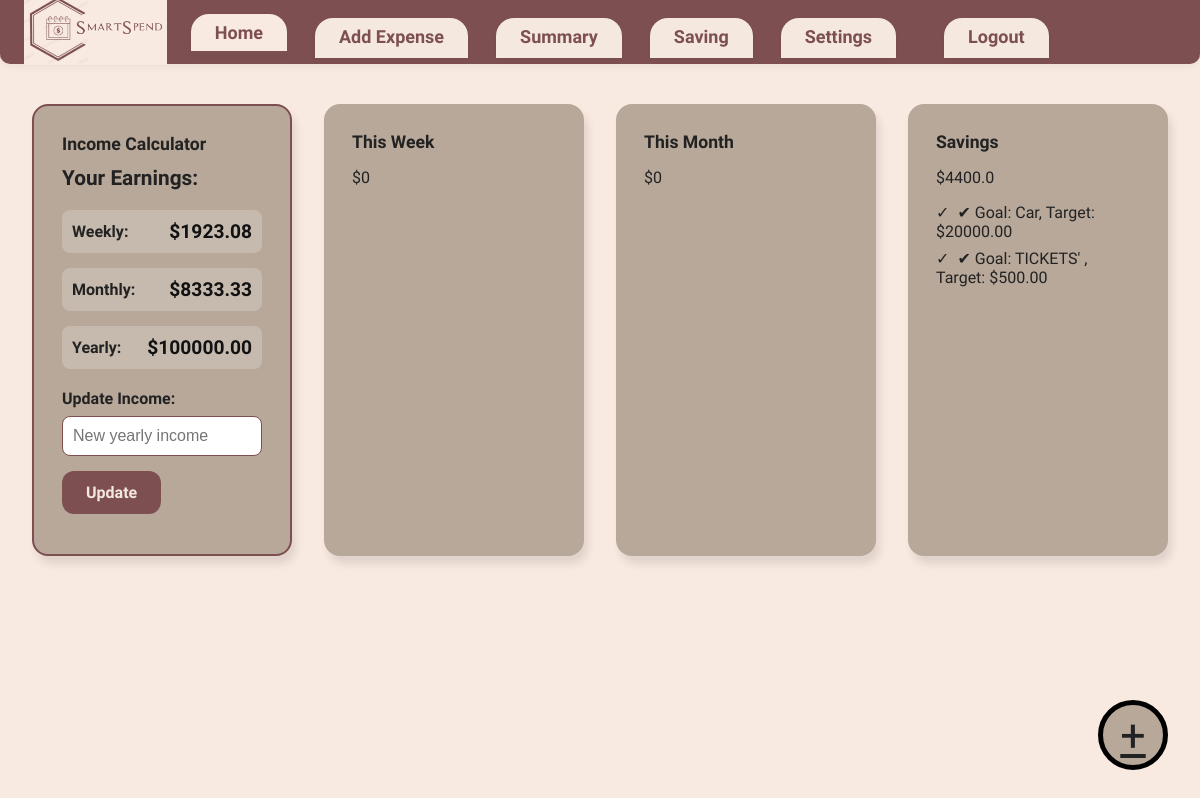
Page /home on the earlier database version.
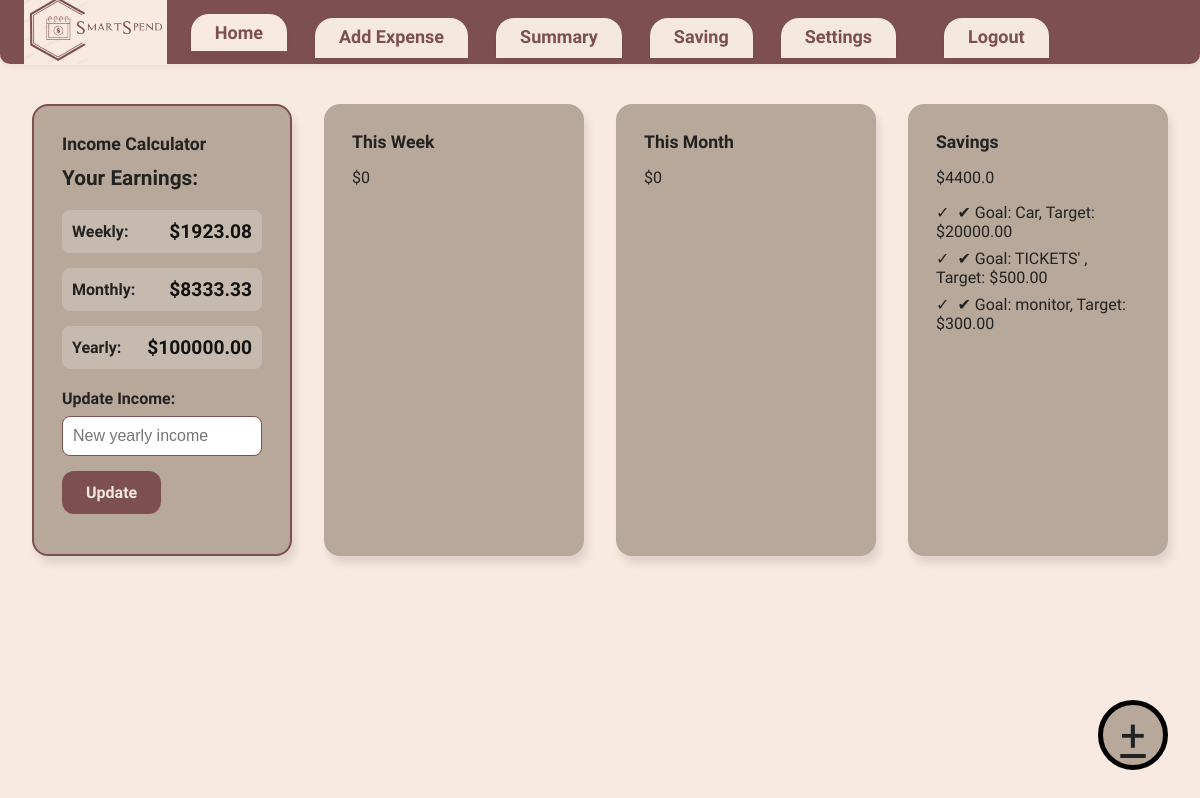
Same page on the later database version.
### tables this page shows
CREATE TABLE Income (
                        id INTEGER PRIMARY KEY AUTOINCREMENT,
                        yearly REAL,
                        monthly REAL,
                        weekly REAL
                    );

CREATE TABLE Goals (
                        id INTEGER PRIMARY KEY AUTOINCREMENT,
                        name TEXT,
                        target_amount REAL,
                        is_active BOOLEAN,
                        created_at TEXT,
                        updated_at TEXT
                    );

### app.py (the view)
@app.route('/home')
def home():
    with db_manager.connect() as conn:
        c = conn.cursor()
        c.execute('SELECT yearly FROM Income ORDER BY id DESC LIMIT 1')
        result = c.fetchone()
        yearly = result[0] if result else None
        monthly = round(yearly / 12, 2) if yearly else None
        weekly = round(yearly / 52, 2) if yearly else None
        c.execute('''
            SELECT 'week' as period, SUM(amount) as total
            FROM Expenses
            WHERE date >= date("now", "-7 day") AND category != "saving"
            UNION ALL
            SELECT 'month' as period, SUM(amount) as total
            FROM Expenses
            WHERE strftime("%Y-%m", date) = strftime("%Y-%m", "now") AND category != "saving"
        ''')
        period_totals = c.fetchall()
        total_week = period_totals[0][1] or 0 if len(period_totals) > 0 else 0
        total_month = period_totals[1][1] or 0 if len(period_totals) > 1 else 0
        c.execute('SELECT SUM(amount) FROM Expenses WHERE category = "saving"')
        total_saved = c.fetchone()[0] or 0
        c.execute('''
            SELECT 'week' as period, category, SUM(amount) as total
            FROM Expenses
            WHERE date >= date("now", "-7 day") AND category != "saving"
            GROUP BY category
            UNION ALL
            SELECT 'month' as period, category, SUM(amount) as total
            FROM Expenses
            WHERE strftime("%Y-%m", date) = strftime("%Y-%m", "now") AND category != "saving"
            GROUP BY category
        ''')
        all_category_summaries = c.fetchall()
        week_category_summary = [(cat, total) for period, cat, total in all_category_summaries if period == 'week']
        month_category_summary = [(cat, total) for period, cat, total in all_category_summaries if period == 'month']
        c.execute('SELECT name, target_amount FROM Goals WHERE is_active = 1 LIMIT 1')
        active_goal = c.fetchone()
        active_goal_name = active_goal[0] if active_goal else None
        active_goal_target = active_goal[1] if active_goal else None
        c.execute('SELECT name, target_amount FROM Goals')
        all_goals = c.fetchall()
    return render_template('home.html', yearly=yearly, monthly=monthly, weekly=weekly,
                           total_week=total_week, total_month=total_month, total_saved=total_saved,
                           week_category_summary=week_category_summary,
                           month_category_summary=month_category_summary,
                           active_goal_name=active_goal_name,
                           active_goal_target=active_goal_target,
                           all_goals=all_goals)

### app.py (called while the page is built)
    @contextmanager
    def connect(self):
        if not hasattr(self._local, 'connection'):
            self._local.connection = sqlite3.connect(self.db_name, check_same_thread=False)
            self._local.connection.row_factory = sqlite3.Row
        try:
            yield self._local.connection
        except Exception:
            self._local.connection.rollback()
            raise
        else:
            self._local.connection.commit()

### templates/home.html (shortened to what this page needs)
<!DOCTYPE html>
<html lang="en">
<head>
  <link rel="stylesheet" href="{{ url_for('static', filename='home.css') }}">
</head>
<body>
    <header class="navbar">
        <img src="{{ url_for('static', filename='logo.png') }}" alt="SmartSpend Logo" class="nav-logo">
    <nav>
        <a href="/home" class="active">Home</a>
        <a href="/add" >Add Expense</a>
        <a href="/summary">Summary</a>
        <a href="/saving">Saving</a>
        <a href="/settings">Settings</a>
        <a href="/logout" style="float: right; margin-left: 20px;">Logout</a>
    </nav>
    </header>
    <main>
    <div class="dashboard">
      <section class="card income-calculator">
        <h2>Income Calculator</h2>
        {% if yearly %}
        <div class="income-display">
          <h3>Your Earnings:</h3>
          <div class="earnings-grid">
            <div class="earning-item">
              <span class="earning-label">Weekly:</span>
              <span class="earning-value">${{ "%.2f"|format(weekly) }}</span>
            </div>
            <div class="earning-item">
              <span class="earning-label">Monthly:</span>
              <span class="earning-value">${{ "%.2f"|format(monthly) }}</span>
            </div>
            <div class="earning-item">
              <span class="earning-label">Yearly:</span>
              <span class="earning-value">${{ "%.2f"|format(yearly) }}</span>
            </div>
          </div>
          <form action="/update-income" method="POST" style="margin-top: 20px;">
            <label for="new-income">Update Income:</label>
            <input type="number" name="income" id="new-income" placeholder="New yearly income" required>
            <button type="submit" class="save-btn">Update</button>
          </form>
        </div>
        {% else %}
        <form action="/set-income" method="POST" class="income-form">
          <label for="yearly-income">Enter Your Yearly Income:</label>
          <input type="number" name="income" id="yearly-income" placeholder="e.g., 50000" step="0.01" required>
          <button type="submit" class="save-btn">Save Income</button>
        </form>
        {% endif %}
      </section>
      <section class="card">
        <h2>This Week</h2>
        <p>${{ total_week }}</p>
      </section>
      <section class="card">
        <h2>This Month</h2>
        <p>${{ total_month }}</p>
      </section>
      <section class="card">
        <h2>Savings</h2>
        <p>${{ total_saved }}</p>
        {% if all_goals %}
        <ul class="category-summary">
            {% for goal in all_goals %}
            <li>✔ Goal: {{ goal[0] }}, Target: ${{ "%.2f"|format(goal[1]) }}</li>
            {% endfor %}
        </ul>
        {% endif %}
      </section>
    <a href="/add" class="floating-btn">+</a>
  </main>
</body>
</html>

### static/home.css (style rules this page uses)
body, html { margin: 0; padding: 0; height: 100%; font-family: 'Work Sans', sans-serif; background-color: #F9EAE1; }
.navbar { background-color: #7D4F50; display: flex; align-items: center; justify-content: flex-start; padding: 0; height: 60px; border-bottom: 4px solid #7D4F50; border-radius: 0 0 10px 10px; box-shadow: 0 2px 8px rgba(0,0,0,0.06); }
.nav-logo { height: 70px; margin-left: 24px; margin-right: 24px; }
.navbar nav { display: flex; gap: 18px; }
.navbar nav a { color: #7D4F50; text-decoration: none; font-size: 18px; font-family: 'Baloo Bhai', cursive; font-weight: 700; background: #f5e9df; border-radius: 18px 18px 0 0; padding: 8px 24px; margin-right: 10px; box-shadow: 0 2px 4px rgba(0,0,0,0.04); border: none; transition: background 0.2s; position: relative; top: 8px; }
.navbar nav a.active, .navbar nav a:focus { background: #F9EAE1; color: #7D4F50; border-bottom: 3px solid #7D4F50; top: 4px; }
.dashboard { display: flex; gap: 32px; margin-bottom: 40px; margin-top: 40px; justify-content: center; padding-left: 40px; padding-right: 40px; max-width: 1200px; margin-left: auto; margin-right: auto; }
.dashboard .card { background-color: #b7a89a; border-radius: 16px; box-shadow: 4px 8px 8px rgba(0,0,0,0.10); padding: 28px 28px 40px 28px; width: 100%; min-width: 260px; max-width: 350px; box-sizing: border-box; color: #222; font-family: 'Work Sans', sans-serif; position: relative; }
.card h2 { margin: 0 0 12px 0; font-size: 1.1em; font-family: 'Baloo Bhai', cursive; font-weight: 700; color: #222; }
.card ul { list-style: none; padding: 0; margin: 0; }
.card ul li { margin-bottom: 8px; font-size: 1em; color: #222; }
.card ul li:before { content: "✓"; color: #222; margin-right: 8px; font-size: 1em; }
.income-calculator { background-color: #b7a89a; border: 2px solid #7D4F50; }
.income-display h3 { margin: 0 0 20px 0; font-family: 'Baloo Bhai', cursive; font-size: 1.3em; color: #222; }
.earnings-grid { display: grid; grid-template-columns: 1fr; gap: 15px; margin-bottom: 20px; }
.earning-item { display: flex; justify-content: space-between; align-items: center; padding: 10px; background-color: rgba(255, 255, 255, 0.2); border-radius: 8px; }
.earning-label { font-weight: 600; color: #222; }
.earning-value { font-family: 'Baloo Bhai', cursive; font-size: 1.2em; font-weight: 700; color: #111; }
.income-form label, .income-display label { display: block; margin-bottom: 8px; font-weight: 600; color: #222; }
.income-form input, .income-display input { width: 100%; padding: 10px; margin-bottom: 15px; border: 1px solid #7D4F50; border-radius: 8px; font-size: 1em; box-sizing: border-box; }
.save-btn { background: #7D4F50; color: #f5e9df; border: none; border-radius: 12px; padding: 12px 24px; font-family: 'Baloo Bhai', cursive; font-weight: 700; cursor: pointer; font-size: 1em; transition: background 0.2s; }
.floating-btn { position: fixed; bottom: 30px; right: 32px; width: 60px; height: 60px; background: #b7a89a; color: #222; border-radius: 50%; border: 5px solid #000000; font-size: 2.8em; display: flex; align-items: center; justify-content: center; cursor: pointer; z-index: 200; }

Differences in the rows shown:
added Goals: name "monitor", target_amount "300.00"
